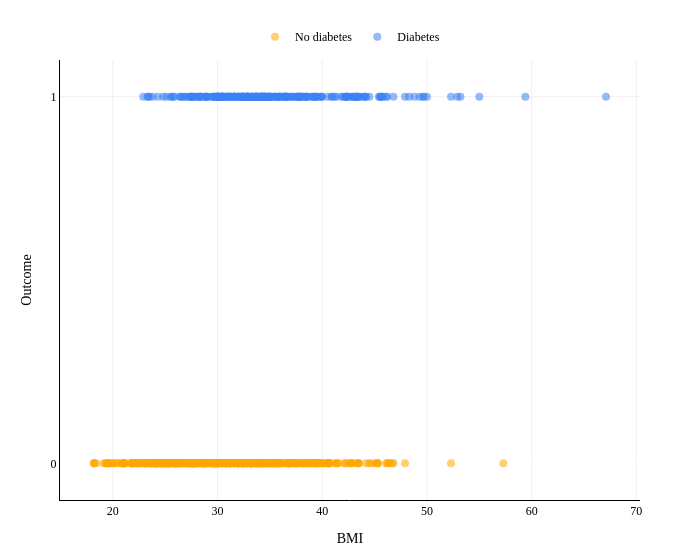

Notebook cell for this chart:
### Markdown cell above
## Another Example: Logistic Regression

Let's return to the diabetes classification example from earlier in the course. We'll try to predict whether a patient has diabetes from BMI alone. Each patient is a point $(x_i, y_i)$ in $\mathbb{R}^2$, where $x_i$ is BMI and $y_i$ is either 0 or 1.

### Code cell
diabetes_df = pd.read_csv("../04_linear_independence/hyperplane-ex/data/diabetes.csv")

bmi = diabetes_df["BMI"].to_numpy(dtype=float)
diabetes_outcome = diabetes_df["Outcome"].to_numpy(dtype=float)

mask_no_diabetes = diabetes_outcome == 0
mask_yes_diabetes = diabetes_outcome == 1

fig = go.Figure()
fig.add_trace(
    go.Scatter(
        x=bmi[mask_no_diabetes],
        y=diabetes_outcome[mask_no_diabetes],
        mode="markers",
        marker=dict(size=8, color="orange", opacity=0.55),
        hovertemplate="BMI = %{x:.1f}<br>Outcome = 0<extra></extra>",
        name="No diabetes",
    )
)
fig.add_trace(
    go.Scatter(
        x=bmi[mask_yes_diabetes],
        y=diabetes_outcome[mask_yes_diabetes],
        mode="markers",
        marker=dict(size=8, color="#3D81F6", opacity=0.55),
        hovertemplate="BMI = %{x:.1f}<br>Outcome = 1<extra></extra>",
        name="Diabetes",
    )
)

fig.update_xaxes(
    title="BMI",
    gridcolor="#f0f0f0",
    showline=True,
    linecolor="black",
    linewidth=1,
)
fig.update_yaxes(
    title="Outcome",
    tickmode="array",
    tickvals=[0, 1],
    ticktext=["0", "1"],
    range=[-0.1, 1.1],
    gridcolor="#f0f0f0",
    showline=True,
    linecolor="black",
    linewidth=1,
)
fig.update_layout(
    plot_bgcolor="white",
    paper_bgcolor="white",
    margin=dict(l=60, r=60, t=60, b=60),
    width=700,
    font=dict(family=FONT_FAMILY, color="black"),
    legend=dict(orientation="h", yanchor="bottom", y=1.02, xanchor="center", x=0.5),
)
fig

### Figure 1 — Plotly figure (JSON) as saved in the notebook; plotly's stock layout.template omitted (floating-point values rounded to 4 significant figures; data arrays with more than 128 entries replaced by an {"elided": "..."} marker saying what was removed)
{"data": [{"hovertemplate": "BMI = %{x:.1f}<br>Outcome = 0<extra></extra>", "marker": {"color": "orange", "opacity": 0.55, "size": 8}, "mode": "markers", "name": "No diabetes", "type": "scatter", "x": {"elided": "488 float values"}, "y": {"elided": "488 int values"}}, {"hovertemplate": "BMI = %{x:.1f}<br>Outcome = 1<extra></extra>", "marker": {"color": "#3D81F6", "opacity": 0.55, "size": 8}, "mode": "markers", "name": "Diabetes", "type": "scatter", "x": {"elided": "264 float values"}, "y": {"elided": "264 int values"}}], "layout": {"font": {"color": "black", "family": "Palatino Linotype, Palatino, serif"}, "legend": {"orientation": "h", "x": 0.5, "xanchor": "center", "y": 1.02, "yanchor": "bottom"}, "margin": {"b": 60, "l": 60, "r": 60, "t": 60}, "paper_bgcolor": "white", "plot_bgcolor": "white", "width": 700, "xaxis": {"gridcolor": "#f0f0f0", "linecolor": "black", "linewidth": 1, "showline": true, "title": {"text": "BMI"}}, "yaxis": {"gridcolor": "#f0f0f0", "linecolor": "black", "linewidth": 1, "range": [-0.1, 1.1], "showline": true, "tickmode": "array", "ticktext": ["0", "1"], "tickvals": [0, 1], "title": {"text": "Outcome"}}}}
